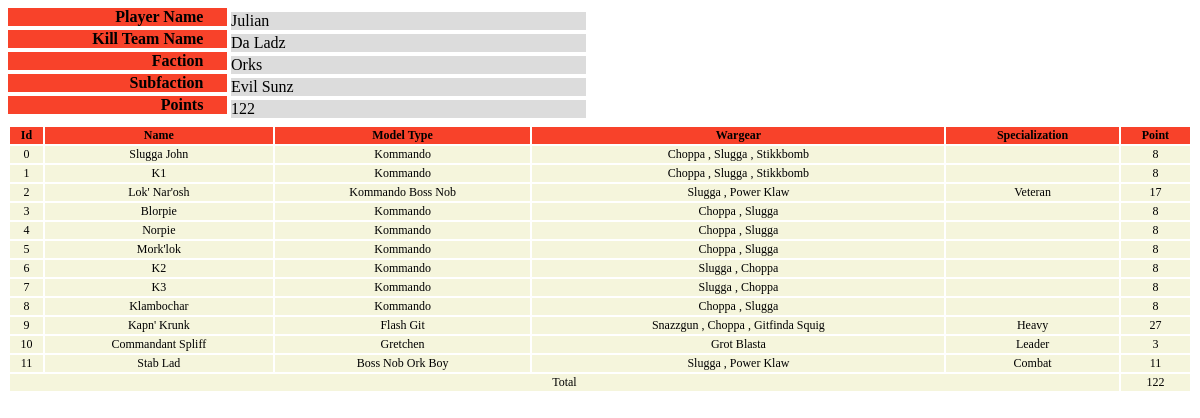
Before: /report/2/roster with the older database file.
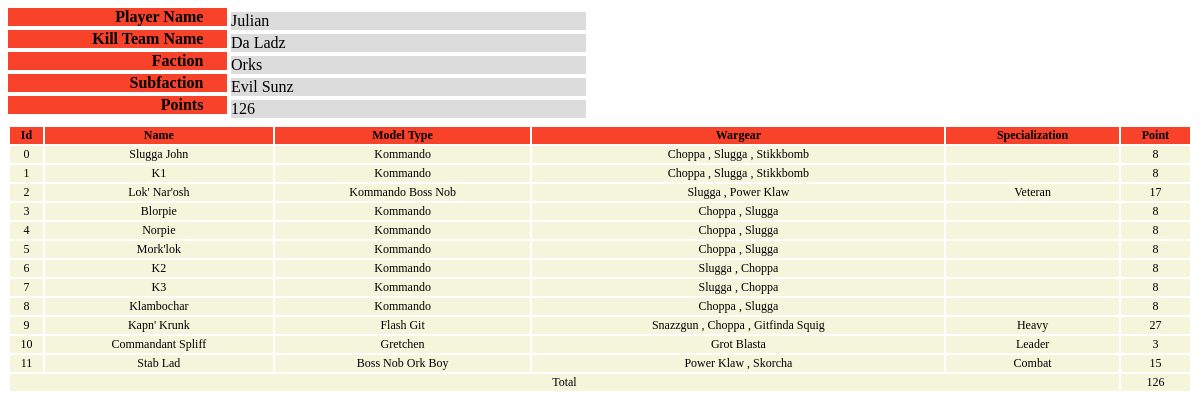
After: the same page with the newer database file.
### armybuilder/models.py (models this page shows, shortened)
class Roster(Base):
    __tablename__ = 'roster'
    id = Column(Integer, primary_key=True)
    name = Column(Text)
    player_name = Column(Text)
    factions = relationship('Faction', secondary=roster_faction_table, back_populates='rosters', lazy='subquery')
    entries = relationship('RosterEntry', cascade='delete', lazy='subquery')
    users = relationship(
        'User',
        secondary=user_roster_table,
        back_populates='rosters'
    )
    def __str__(self):
        return self.name
    @property
    def points(self):
        return sum(e.points for e in self.entries)

class Faction(Base):
    __tablename__ = 'faction'
    id = Column(Integer, primary_key=True)
    name = Column(Text)
    keyword_id = Column(Integer, ForeignKey('keyword.id'))
    keyword = relationship('Keyword')
    is_subfaction = Column(Boolean, default=False)
    abilities = relationship('Ability', secondary=faction_ability_table, back_populates='factions', lazy='subquery')
    figures = relationship(
        'Figure', secondary=figure_faction_table,
        back_populates='factions'
    )
    tactics = relationship('Tactic',
        secondary=tactic_faction_table,
        back_populates='factions')
    rosters = relationship('Roster',
        secondary=roster_faction_table,
        back_populates='factions')

class Wargear(Base):
    __tablename__ = 'wargear'
    id = Column(Integer, primary_key=True)
    name = Column(Text)
    profile = Column(Text)
    wargear_range = Column(Text)
    wargear_type = Column(Text)
    strength = Column(Text)
    ap = Column(Text)
    damage = Column(Text)
    points = Column(Integer)
    figures = relationship(
        'Figure',
        secondary=figure_wargear_table,
        back_populates='allowed_wargear',
        lazy='subquery'
    )
    abilities = relationship(
        'Ability',
        secondary=wargear_ability_table,
        back_populates='wargear',
        lazy='subquery'
    )
    roster_entries = relationship(
        'RosterEntry',
        secondary=roster_entry_wargear_table,
        back_populates='wargear',
        lazy='subquery'
    )

class Figure(Base):
    __tablename__ = 'figure'
    id = Column(Integer, primary_key=True)
    figure_type = Column(Text)
    figure_name = Column(Text)
    points = Column(Integer)
    move = Column(Text)
    weapon_skill = Column(Integer)
    ballistic_skill = Column(Integer)
    strength = Column(Text)
    toughness = Column(Text)
    wounds = Column(Text)
    attacks = Column(Text)
    leadership = Column(Text)
    save = Column(Text)
    max_number = Column(Integer)
    allowed_wargear = relationship('Wargear', secondary=figure_wargear_table, back_populates='figures', lazy='subquery')
    allowed_specializations = relationship('Specialization',
        secondary=figure_specialization_table,
        back_populates='figures',
        lazy='subquery')
    factions = relationship(
        'Faction', secondary=figure_faction_table,
        back_populates='figures',
        lazy='subquery'
    )
    keywords = relationship(
        'Keyword',
        secondary=figure_keyword_table,
        back_populates='figures',
        lazy='subquery'
    )
    abilities = relationship(
        'Ability',
        secondary=figure_ability_table,
        back_populates='figures',
        lazy='subquery'
    )

class RosterEntry(Base):
    __tablename__ = 'rosterentry'
    id = Column(Integer, primary_key=True)
    name = Column(Text)
    figure_id = Column(Integer, ForeignKey('figure.id'))
    figure = relationship('Figure', lazy='subquery')
    specialization_id = Column(Integer, ForeignKey('specialization.id'))
    specialization = relationship('Specialization', lazy='subquery')
    roster_id = Column(Integer, ForeignKey('roster.id'))
    roster = relationship('Roster')
    wargear = relationship(
        'Wargear',
        secondary=roster_entry_wargear_table,
        back_populates='roster_entries',
        lazy='subquery'
    )
    @property
    def points(self):
        wargear_points = sum([ w.points if w.points else 0 for w in self.wargear ]) if self.wargear else 0
        figure_points = self.figure.points if self.figure.points else 0
        return wargear_points + figure_points

class Specialization(Base):
    __tablename__ = 'specialization'
    id = Column(Integer, primary_key=True)
    name = Column(Text)
    tactic_id = Column(Integer, ForeignKey('tactic.id'))
    tactic = relationship('Tactic')
    passive = Column(Text)
    figures = relationship('Figure', secondary=figure_specialization_table, back_populates='allowed_specializations', lazy='subquery')

### armybuilder/views.py (the view)
@app.route('/report/<int:roster_id>/<string:report_name>')
def report_view(roster_id, report_name):
    if 'report_view_memo' not in g:
        print("first yikes")
        g.report_view_memo = {}
    if roster_id not in g.report_view_memo or report_name not in g.report_view_memo[roster_id]:
        with tempfile.TemporaryDirectory() as tmpdir:
            print("second yikes")
            g.report_view_memo[roster_id] = generate_report(tmpdir, roster_id)
    return g.report_view_memo[roster_id][report_name]

### armybuilder/report.py (called while the page is built)
def render_report_template(template_name: str, context: Dict[str, Any]) -> str:
    with app.app_context():
        return render_template(
            template_name, **context
        )

### armybuilder/templates/report/cheatsheet.html.jinja (shortened to what this page needs)
{% extends "report/base.html.jinja" %}

### armybuilder/templates/report/base.html.jinja (shortened to what this page needs)
{% import "report/macros.html.jinja" as macros %}
<!DOCTYPE html>
<html xmlns="http://www.w3.org/1999/xhtml"
      xmlns:svg="http://www.w3.org/2000/svg"
      xmlns:vml="urn:schemas-microsoft-com:vml">
    <head>
    </head>
    <body>
    {% block content %}
    {% endblock %}
    </body>
</html>

### armybuilder/templates/report/macros.html.jinja (shortened to what this page needs)
{% macro roster_row(roster_entry,index) %}
    <tr>
        <td>{{ index }}</td>
        <td>{{ roster_entry.name }}</td>
        <td> {{ roster_entry.figure.figure_name }} {{ roster_entry.figure.figure_type }}</td>
        <td>
            {% for w in roster_entry.wargear %}
            {{ w.name }}
            {% if not loop.last %}
                ,
            {% endif %}
            {% endfor %}
        </td>
        {% if roster_entry.specialization %}
        <td>{{ roster_entry.specialization.name }}</td>
        {% else %}
        <td></td>
        {% endif %}
        <td>{{ roster_entry.points }}</td>
    </tr>
{% endmacro %}
{% macro roster_table_heading() %}
    <tr class="table-heading">
        <th> Id </th>
        <th> Name </th>
        <th> Model Type </th>
        <th> Wargear </th>
        <th> Specialization </th>
        <th> Point </th>
    </tr>
{% endmacro %}

### armybuilder/templates/report/datacards.html.jinja (shortened to what this page needs)
{% extends "report/base.html.jinja" %}

### armybuilder/templates/report/roster.html.jinja
{% extends "report/base.html.jinja" %}
{% block content %}
<div class="roster-container">
<div class="kill-team-bio-container">
    <div class="bio-field-container">
        <div class="bio-label player-name">
            Player Name
        </div>
        <div class="bio-entry player-name">
            {{ roster.player_name }}
        </div>
    </div>
    <div class="bio-field-container">
        <div class="bio-label kill-team-name">
            Kill Team Name
        </div>
        <div class="bio-entry kill-team-name">
            {{ roster.name }}
        </div>
    </div>
    <div class="bio-field-container">
        <div class="bio-label faction-name">
            Faction
        </div>
        <div class="bio-entry faction-name">
            {% for faction in roster.factions %}
                {% if faction.is_subfaction == false %}
                    {{ faction.name }}
                {% endif %}
            {% endfor %}
        </div>
    </div>
    <div class="bio-field-container">
        <div class="bio-label sub-faction-name">
            Subfaction
        </div>
        <div class="bio-entry sub-faction-name">
            {% for faction in roster.factions %}
                {% if faction.is_subfaction %}
                    {{ faction.name }}
                {% endif %}
            {% endfor %}
        </div>
    </div>
    <div class="bio-field-container">
        <div class="bio-label points-name">
            Points
        </div>
        <div class="bio-entry points-name">
            {{ roster.points }}
        </div>
    </div>
</div>
<table class="roster-table">
    {{ macros.roster_table_heading() }}
    {% for roster_entry in roster.entries %}
        {{ macros.roster_row(roster_entry, roster.entries.index(roster_entry)) }}
    {% endfor %}
    <tr>
        <td colspan="5">Total</td><td>{{ roster.points }}</td>
</table>
</div>
{% endblock %}

Changed rows visible on the page:
computed for Wargear "Choppa": points "122" → "126"
shown differently, row unchanged: Wargear "Power Klaw": now shows ","
changed RosterEntry "Stab Lad": points "11" → "15"; loses Wargear (name "Slugga")
added Wargear: name "Skorcha", shown under RosterEntry "Stab Lad"
